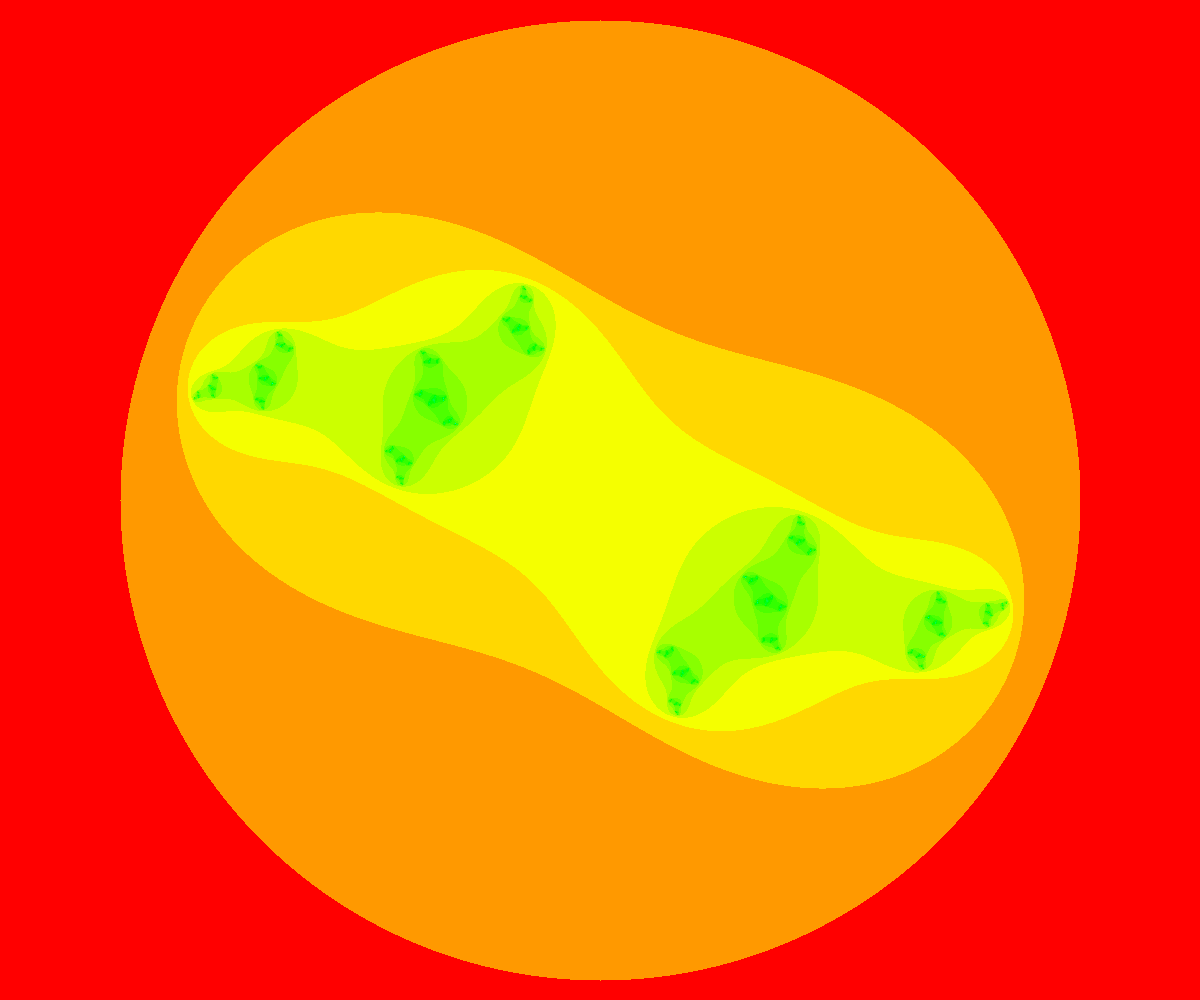
Frame 1 (no input)
Frame 60 (no input): identical to frame 1, image omitted
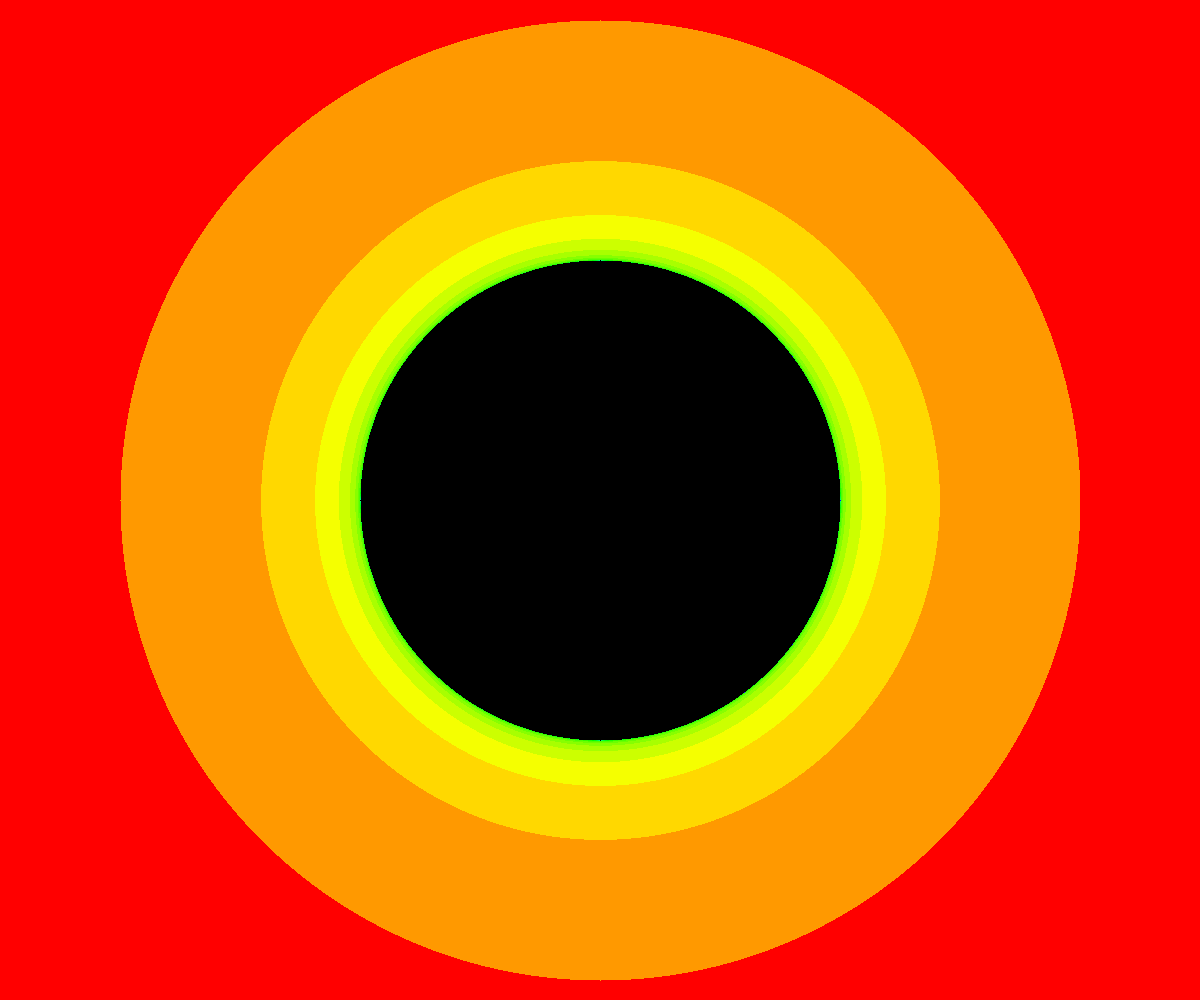
Frame 120 (the mouse pressed at the canvas centre since frame 60)

The p5.js sketch that drew these frames (run headless with seeded random() and noise() and a simulated clock; from frame 60 on, the mouse is pressed at the canvas centre):

// p5.js sketch
// ── sketch.js
const maxiterations = 100;

const colorsRed = [];
const colorsGreen = [];
const colorsBlue = [];

function setup() {
  pixelDensity(1);
  createCanvas(windowWidth, windowHeight);
  colorMode(HSB, 1);

  for (let n = 0; n < maxiterations; n++) {
    let hu = sqrt(n / maxiterations);
    let col = color(hu, 255, 150);
    colorsRed[n] = red(col);
    colorsGreen[n] = green(col);
    colorsBlue[n] = blue(col);
  }
}

function draw() {
  let ca = map(mouseX, 0, width, -1, 1); //-0.70176;
  let cb = map(mouseY, 0, height, -1, 1); //-0.3842;


  background(255);

  let w = 5;
  let h = (w * height) / width;

  let xmin = -w / 2;
  let ymin = -h / 2;

  loadPixels();

  let xmax = xmin + w;
  let ymax = ymin + h;

  let dx = (xmax - xmin) / width;
  let dy = (ymax - ymin) / height;

  let y = ymin;
  for (let j = 0; j < height; j++) {
    let x = xmin;
    for (let i = 0; i < width; i++) {
      let a = x;
      let b = y;
      let n = 0;
      while (n < maxiterations) {
        let aa = a * a;
        let bb = b * b;
        if (aa + bb > 4.0) {
          break; // Bail
        }
        let twoab = 2.0 * a * b;
        a = aa - bb + ca;
        b = twoab + cb;
        n++;
      }

      let pix = (i + j * width) * 4;
      if (n == maxiterations) {
        pixels[pix + 0] = 0;
        pixels[pix + 1] = 0;
        pixels[pix + 2] = 0;
      } else {
        pixels[pix + 0] = colorsRed[n];
        pixels[pix + 1] = colorsGreen[n];
        pixels[pix + 2] = colorsBlue[n];
      }
      x += dx;
    }
    y += dy;
  }
  updatePixels();
}
